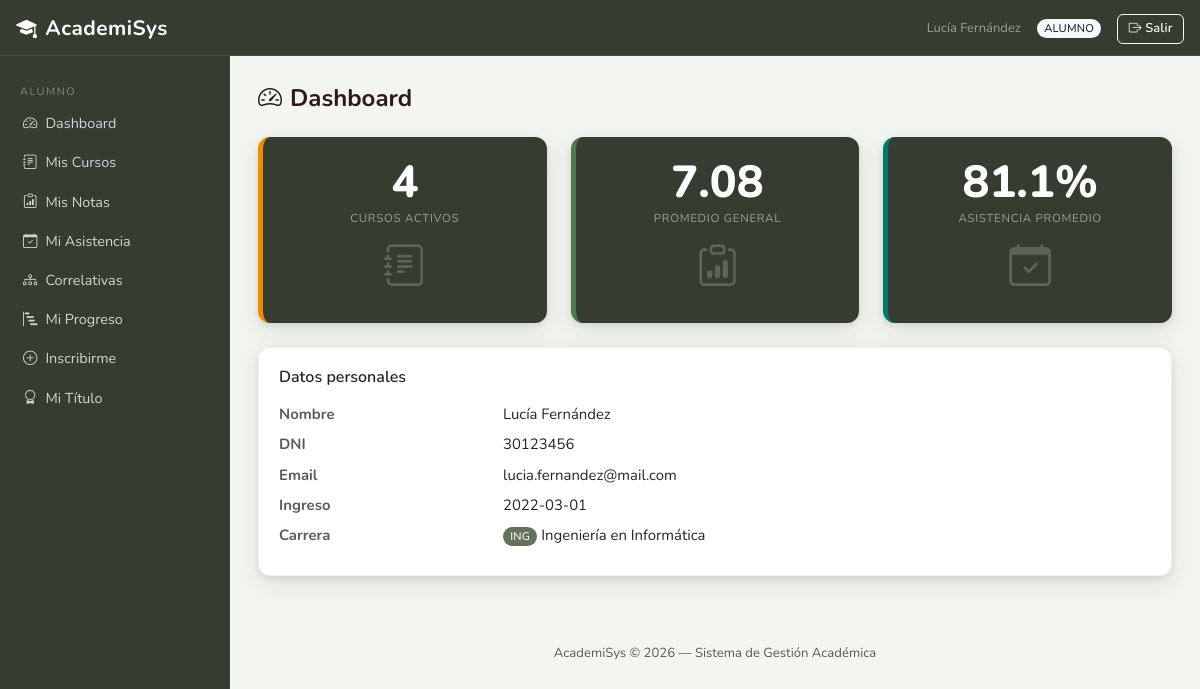
The app's page /index.php?controller=alumno&action=dashboard (signed in) with its own data.
### tables this page shows
CREATE TABLE `alumno` (
  `DNI` int(11) NOT NULL,
  `Nombre` varchar(100) NOT NULL,
  `Apellido` varchar(100) NOT NULL,
  `FechaNacimiento` date NOT NULL,
  `Telefono` varchar(20) DEFAULT NULL,
  `Email` varchar(100) NOT NULL,
  `FechaIngreso` date NOT NULL,
  `IDDireccion` int(11) NOT NULL,
  `Activo` tinyint(1) NOT NULL DEFAULT 1,
  `CodCarrera` varchar(10) DEFAULT NULL
);

CREATE TABLE `carrera` (
  `CodCarrera` varchar(10) NOT NULL,
  `NomCarrera` varchar(150) NOT NULL,
  `DurAnios` int(11) NOT NULL
);

### core/Controller.php (called while the page is built, shortened)
<?php
abstract class Controller {
    protected function render(string $view, array $data = []): void {
        extract($data);
        require_once BASE_PATH . '/views/layouts/header.php';
        require_once BASE_PATH . "/views/{$view}.php";
        require_once BASE_PATH . '/views/layouts/footer.php';
    }
}

### controllers/AlumnoController.php (called while the page is built, shortened)
<?php
class AlumnoController extends Controller {
    private AlumnoModel     $alumnoModel;
    public function __construct() {
        $this->alumnoModel     = new AlumnoModel();
    }
    public function dashboard(): void {
        $dni     = (int)$_SESSION['usuario']['DNI'];
        $alumno  = $this->alumnoModel->getByDNI($dni);
        $resumen = $this->alumnoModel->getResumenDashboard($dni);
        $this->render('alumno/dashboard', compact('alumno', 'resumen'));
    }
}

### core/Router.php (called while the page is built, shortened)
<?php
class Router {
    public function dispatch(): void {
        $action     = preg_replace('/[^a-zA-Z]/', '', $_GET['action'] ?? 'login');
        $obj = new $className();
        $obj->$action();
    }
}

### index.php (called while the page is built, shortened)
<?php
require_once BASE_PATH . '/config/database.php';
require_once BASE_PATH . '/core/Model.php';
require_once BASE_PATH . '/core/Controller.php';
require_once BASE_PATH . '/core/Router.php';
$router = new Router();
$router->dispatch();

### config/database.php (called while the page is built, shortened)
<?php
class Database {
    private static ?PDO $instance = null;
    public static function getConnection(): PDO {
        if (self::$instance === null) {
            $dsn  = 'mysql:host=localhost;dbname=academisys;charset=utf8mb4';
            $opts = [
                PDO::ATTR_ERRMODE            => PDO::ERRMODE_EXCEPTION,
                PDO::ATTR_DEFAULT_FETCH_MODE => PDO::FETCH_ASSOC,
                PDO::ATTR_EMULATE_PREPARES   => false,
            ];
            self::$instance = new PDO($dsn, 'root', '', $opts);
        }
        return self::$instance;
    }
}

### core/Model.php (called while the page is built, shortened)
<?php
abstract class Model {
    public function __construct() {
        $this->db = Database::getConnection();
    }
}

### models/AlumnoModel.php (called while the page is built, shortened)
<?php
class AlumnoModel extends Model {
    public function getByDNI(int $dni): array {
        $stmt = $this->db->prepare("
            SELECT a.*, ca.NomCarrera, ca.DurAnios
              FROM Alumno a
              LEFT JOIN Carrera ca ON ca.CodCarrera = a.CodCarrera
             WHERE a.DNI = :dni
        ");
        $stmt->execute([':dni' => $dni]);
        return $stmt->fetch() ?: [];
    }
    public function getResumenDashboard(int $dni): array {
        $stmt = $this->db->prepare("
            SELECT COUNT(*) AS total FROM Inscripcion WHERE DNI = :dni AND Estado = 'Activo'
        ");
        $stmt->execute([':dni' => $dni]);
        $cursosActivos = (int)$stmt->fetch()['total'];
        $stmt = $this->db->prepare("
            SELECT ROUND(AVG(e.Nota), 2) AS promedio
              FROM Evaluacion e
              JOIN Inscripcion i ON i.IDInscripcion = e.IDInscripcion
             WHERE i.DNI = :dni
        ");
        $stmt->execute([':dni' => $dni]);
        $promedio = $stmt->fetch()['promedio'] ?? 0;
        $stmt = $this->db->prepare("
            SELECT ROUND(AVG(a.Presente) * 100, 1) AS pct
              FROM Asistencia a
              JOIN Inscripcion i ON i.IDInscripcion = a.IDInscripcion
             WHERE i.DNI = :dni
        ");
        $stmt->execute([':dni' => $dni]);
        $asistencia = $stmt->fetch()['pct'] ?? 0;
        return [
            'cursos_activos'   => $cursosActivos,
            'promedio_general' => $promedio ?: 0,
            'pct_asistencia'   => $asistencia ?: 0,
        ];
    }
}

### views/alumno/dashboard.php (the view, shortened to what this page needs)
<h4 class="mb-4 fw-bold">
    <i class="bi bi-speedometer2 me-2"></i>Dashboard
</h4>
<div class="row g-4 mb-4">
    <div class="col-md-4">
        <div class="card stat-amber h-100">
            <div class="card-body text-center py-4">
                <div class="stat-num"><?= (int)$resumen['cursos_activos'] ?></div>
                <div class="text-muted mt-1 small">Cursos activos</div>
                <i class="bi bi-journal-text stat-icon"></i>
            </div>
        </div>
    </div>
    <div class="col-md-4">
        <div class="card stat-green h-100">
            <div class="card-body text-center py-4">
                <div class="stat-num"><?= number_format((float)$resumen['promedio_general'], 2) ?></div>
                <div class="text-muted mt-1 small">Promedio general</div>
                <i class="bi bi-clipboard-data stat-icon"></i>
            </div>
        </div>
    </div>
    <div class="col-md-4">
        <div class="card stat-teal h-100">
            <div class="card-body text-center py-4">
                <div class="stat-num"><?= number_format((float)$resumen['pct_asistencia'], 1) ?>%</div>
                <div class="text-muted mt-1 small">Asistencia promedio</div>
                <i class="bi bi-calendar-check stat-icon"></i>
            </div>
        </div>
    </div>
</div>
<div class="card border-0 shadow-sm">
    <div class="card-body">
        <h6 class="fw-semibold mb-3">Datos personales</h6>
        <dl class="row mb-0">
            <dt class="col-sm-3 text-muted">Nombre</dt>
            <dd class="col-sm-9"><?= htmlspecialchars($alumno['Nombre'] . ' ' . $alumno['Apellido']) ?></dd>
            <dt class="col-sm-3 text-muted">DNI</dt>
            <dd class="col-sm-9"><?= htmlspecialchars($alumno['DNI']) ?></dd>
            <dt class="col-sm-3 text-muted">Email</dt>
            <dd class="col-sm-9"><?= htmlspecialchars($alumno['Email']) ?></dd>
            <dt class="col-sm-3 text-muted">Ingreso</dt>
            <dd class="col-sm-9"><?= htmlspecialchars($alumno['FechaIngreso']) ?></dd>
            <dt class="col-sm-3 text-muted">Carrera</dt>
            <dd class="col-sm-9">
                <?php if (!empty($alumno['NomCarrera'])): ?>
                    <span class="badge bg-primary"><?= htmlspecialchars($alumno['CodCarrera']) ?></span>
                    <?= htmlspecialchars($alumno['NomCarrera']) ?>
                <?php else: ?>
                    <span class="text-muted">Sin asignar — contactá a administración</span>
                <?php endif; ?>
            </dd>
        </dl>
    </div>
</div>

### assets/css/style.css (style rules this page uses)
:root { --br-900: #272E22; --br-800: #363D30; --br-700: #4A5240; --br-600: #65715A; --br-500: #849174; --br-400: #A3B090; --br-300: #C4CFBA; --br-200: #DDE5D8; --br-100: #ECF0E8; --br-50: #F3F5F0; --amber: #EF8C00; --amber-lt:#FFF8EC; --green: #4A7C4E; --green-lt:#EEF5EE; --teal: #00796B; --teal-lt: #E0F2F0; --rose: #BF360C; --rose-lt: #FBE9E7; --indigo: #3949AB; --indigo-lt:#EEF0FC; --shadow-sm: 0 1px 4px rgba(62,39,35,.07); --shadow-md: 0 4px 16px rgba(62,39,35,.13); --shadow-lg: 0 8px 32px rgba(62,39,35,.18); --radius: 10px; --radius-sm: 6px; }
body { background: var(--br-50); font-family: 'Nunito', sans-serif; font-size: .93rem; color: #2D1B17; }
h1,h2,h3,h4,h5,h6 { font-family:'Nunito',sans-serif; }
.card { border: 1px solid rgba(39,46,34,.07) !important; border-radius: 12px !important; box-shadow: 0 2px 6px rgba(39,46,34,.10), 0 8px 24px rgba(39,46,34,.10); transition: box-shadow .22s ease, transform .22s ease; background: #fff; }
.card-body { padding: 1.25rem; }
.card.shadow-sm, .card.shadow, .card.shadow-lg { box-shadow: 0 2px 6px rgba(39,46,34,.10), 0 8px 24px rgba(39,46,34,.10) !important; }
.card.stat-amber, .card.stat-green, .card.stat-teal, .card.stat-rose, .card.stat-indigo { background: var(--br-800) !important; border: none !important; }
.card.stat-amber { border-left: 5px solid var(--amber) !important; }
.card.stat-green { border-left: 5px solid var(--green) !important; }
.card.stat-teal { border-left: 5px solid var(--teal) !important; }
.stat-num { font-family: 'Nunito', sans-serif; font-size: 2.8rem; font-weight: 800; line-height: 1; color: #fff; }
.card.stat-amber .text-muted, .card.stat-green .text-muted, .card.stat-teal .text-muted, .card.stat-rose .text-muted, .card.stat-indigo .text-muted { color: rgba(255,255,255,.5) !important; font-size: .72rem !important; text-transform: uppercase; letter-spacing: .7px; }
.stat-icon { font-size: 2.6rem; opacity: .2; margin-top: .6rem; display: block; color: #fff !important; }
.badge { border-radius:20px; font-weight:500; letter-spacing:.2px; }
.badge.bg-primary, .bg-primary { background-color: var(--br-600) !important; }

### records on screen
alumno: Nombre+Apellido "Lucía Fernández", DNI "30123456", Email "lucia.fernandez@mail.com", FechaIngreso "2022-03-01", CodCarrera "ING", CodCarrera.NomCarrera "Ingeniería en Informática"

### other values on screen
$_SESSION['usuario']['NombreCompleto'] "Lucía Fernández"
$_SESSION['usuario']['NombreRol'] "ALUMNO"
$resumen['cursos_activos'] "4"
$resumen['promedio_general'] "7.08"
$resumen['pct_asistencia'] "81.1"
